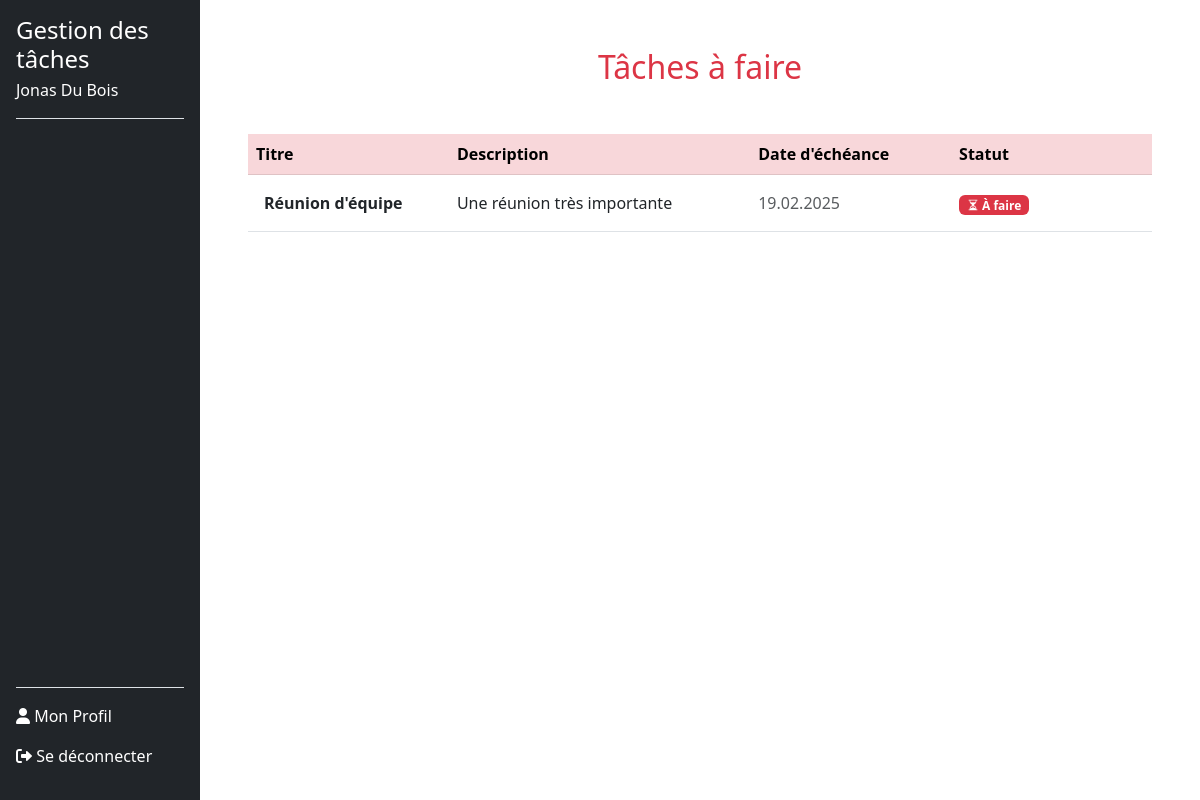
The page /taches_a_faire.php (signed in) on the database its author committed.
### tables this page shows
CREATE TABLE users (
        id INTEGER PRIMARY KEY AUTOINCREMENT,
        nom VARCHAR(120) NOT NULL,
        prenom VARCHAR(120) NOT NULL,
        email VARCHAR(120) NOT NULL UNIQUE,
        noTel VARCHAR(20) NOT NULL UNIQUE,
        motDePasse VARCHAR(255) NOT NULL,
        token VARCHAR(255) DEFAULT NULL,
        is_confirmed BOOLEAN DEFAULT 0
    );

CREATE TABLE tasks (
        id INTEGER PRIMARY KEY AUTOINCREMENT,
        userId INTEGER NOT NULL,
        titre TEXT NOT NULL,
        description TEXT DEFAULT NULL,
        dateEcheance DATE DEFAULT NULL,
        statut TEXT CHECK(statut IN ('a_faire', 'en_cours', 'termine')) DEFAULT 'a_faire',
        createdAt TIMESTAMP DEFAULT CURRENT_TIMESTAMP, 
        FOREIGN KEY (userId) REFERENCES users(id) ON DELETE CASCADE
    );

### src/dbManager/DbManagerCRUD.php (called while the page is built, shortened)
<?php
class DbManagerCRUD implements I_ApiCRUD
{
    private $db;
    public function __construct()
    {
        $config = parse_ini_file(__DIR__ . '/../config/db.ini');
        $dsn = $config['dsn'];
        $username = $config['username'];
        $password = $config['password'];
        $this->db = new \PDO($dsn, $username, $password);
    }
    public function rendPersonnes(string $email): array
    {
        $sql = "SELECT * FROM users WHERE email = :email;";
        $stmt = $this->db->prepare($sql);
        $stmt->bindParam(':email', $email, \PDO::PARAM_STR);
        try {
            $stmt->execute();
            $donnees = $stmt->fetchAll(\PDO::FETCH_ASSOC);
            $tabUsers = [];
            foreach ($donnees as $donneesUser) {
                $user = new Users(
                    $donneesUser["prenom"],
                    $donneesUser["nom"],
                    $donneesUser["email"],
                    $donneesUser["noTel"],
                    $donneesUser["motDePasse"],
                    $donneesUser["id"]
                );
                $tabUsers[] = $user;
            }
            return $tabUsers;
        } catch (\PDOException $e) {
            error_log("Erreur lors de la récupération des utilisateurs : " . $e->getMessage());
            return [];
        }
    }
    public function getTasksByUserIdAndStatus($userId, $status)
    {
        try {
            $stmt = $this->db->prepare('
            SELECT t.id, t.titre, t.description, t.dateEcheance, t.statut
            FROM tasks t
            JOIN task_users tu ON t.id = tu.taskId
            WHERE tu.userId = :userId AND t.statut = :status
        ');
            $stmt->execute(['userId' => $userId, 'status' => $status]);
            $tasks = [];
            while ($taskData = $stmt->fetch(\PDO::FETCH_ASSOC)) {
                $task = new Task(
                    $taskData['titre'],
                    $taskData['description'],
                    [],
                    $taskData['dateEcheance'],
                    $taskData['statut']
                );
                $tasks[] = $task;
            }
            return $tasks;
        } catch (\PDOException $e) {
            throw new \Exception("Erreur lors de la récupération des tâches : " . $e->getMessage());
        }
    }
}

### Includes/functions.php (called while the page is built, shortened)
<?php
function getUserByEmail($email, $dbManager) {
    $userInfoArray = $dbManager->rendPersonnes($email);
    return !empty($userInfoArray) ? $userInfoArray[0] : null;
}
function getStatusBadgeClass(string $statut): string
{
    $badgeClasses = [
        'À faire' => 'bg-danger',
        'En cours' => 'bg-warning',
        'Terminé' => 'bg-success',
    ];
    return $badgeClasses[$statut] ?? 'bg-secondary';
}
?>

### src/dbManager/Users.php (called while the page is built, shortened)
<?php
class Users {
    private $id;
    private $nom;
    private $prenom;
    public function __construct(string $prenom, string $nom, string $email, string $noTel, string $motDePasse ,int $id = 0) {
        $this->prenom = $prenom;
        $this->nom = $nom;
        $this->id = $id;
    }
    public function rendId(): int {
        return (int)$this->id;
    }
    public function rendPrenom(): string {
        return $this->prenom;
    }
    public function rendNom(): string {
        return $this->nom;
    }
}

### src/dbManager/Task.php (called while the page is built, shortened)
<?php
class Task
{
    private $titre;
    private $description;
    private $dateEcheance;
    private $statut;
    public function __construct(
        string $titre,
        string $description = null,
        array $userIds = null,
        string $dateEcheance = null,
        string $statut = 'a_faire',
        int $id = 0,
    ) {
        $this->titre = $titre;
        $this->description = $description;
        $this->dateEcheance = $dateEcheance;
        $this->statut = $statut;
    }
    private function isValidDate(string $date): bool
    {
        $d = DateTime::createFromFormat('Y-m-d', $date);
        return $d && $d->format('Y-m-d') === $date;
    }
    public function rendTitre(): string
    {
        return $this->titre;
    }
    public function rendDescription(): ?string
    {
        return $this->description;
    }
    public function getFormattedDateEcheance(): ?string
    {
        if ($this->dateEcheance) {
            $d = DateTime::createFromFormat('Y-m-d', $this->dateEcheance);
            return $d ? $d->format('d.m.Y') : null;
        }
        return null;
    }
    public function getFormattedStatut(): string
    {
        $statutTraduction = [
            'a_faire' => 'À faire',
            'en_cours' => 'En cours',
            'termine' => 'Terminé',
        ];
        return $statutTraduction[$this->statut] ?? 'Inconnu';
    }
}

### taches_a_faire.php (the view, shortened to what this page needs)
<?php
require_once 'includes/functions.php';
$dbManager = new DbManagerCRUD();
$email = $_SESSION['email_user'];
$userInfo = getUserByEmail($email, $dbManager);
$userId = $userInfo->rendId();
$tachesAFaire = $dbManager->getTasksByUserIdAndStatus($userId, 'a_faire');
?>
<!DOCTYPE html>
<html lang="fr">
<head>
    <link href="https://cdn.jsdelivr.net/npm/bootstrap@5.3.0-alpha3/dist/css/bootstrap.min.css" rel="stylesheet">
    <link href="style/styleSheet.css" rel="stylesheet">
    <link href="https://cdn.jsdelivr.net/npm/bootstrap-icons/font/bootstrap-icons.css" rel="stylesheet">
</head>
<body>
    <div class="d-flex">
        <?php include 'includes/sidebar.php'; ?>
        <div class="main-content ms-auto col-md-9 col-lg-10 p-5">
            <h2 class="text-center mb-4 text-danger">Tâches à faire</h2>
            <?php if (empty($tachesAFaire)): ?>
                <div class="alert alert-info mt-4" role="alert">
                    <p>Aucune tâche à faire pour le moment.</p>
                </div>
            <?php else: ?>
                <div class="table-responsive pt-4">
                    <table class="table table-hover align-middle">
                        <thead class="table-danger">
                            <tr>
                                <th scope="col" style="width: 20%;">Titre</th>
                                <th scope="col" style="width: 30%;">Description</th>
                                <th scope="col" style="width: 20%;">Date d'échéance</th>
                                <th scope="col" style="width: 20%;">Statut</th>
                            </tr>
                        </thead>
                        <tbody>
                            <?php foreach ($tachesAFaire as $task): ?>
                                <tr>
                                    <td scope="row" class="fw-bold text-dark p-3"><?php echo htmlspecialchars($task->rendTitre()); ?></td>
                                    <td class="text-truncate" style="max-width: 300px;">
                                        <?php echo htmlspecialchars($task->rendDescription()); ?>
                                    </td>
                                    <td class="text-muted"><?php echo htmlspecialchars($task->getFormattedDateEcheance()); ?></td>
                                    <td>
                                        <span class="badge <?php echo getStatusBadgeClass($task->getFormattedStatut()); ?> me-1">
                                            <i class="bi bi-hourglass-split"></i> <?php echo htmlspecialchars($task->getFormattedStatut()); ?>
                                        </span>
                                    </td>
                                </tr>
                            <?php endforeach; ?>
                        </tbody>
                    </table>
                </div>
            <?php endif; ?>
        </div>
    </div>
</body>
</html>

### Includes/sidebar.php (shortened to what this page needs)
<?php
$email = $_SESSION['email_user'];
$dbManager = new DbManagerCRUD();
$users = $dbManager->rendPersonnes($email);
if (!empty($users)) {
    $user = $users[0];
    $userName = $user->rendPrenom() . ' ' . $user->rendNom();
} else {
    $userName = 'Utilisateur inconnu';
}
?>
<link href="https://cdnjs.cloudflare.com/ajax/libs/font-awesome/6.0.0-beta3/css/all.min.css" rel="stylesheet">
<div class="col-md-3 col-lg-2 bg-dark text-white sidebar position-fixed vh-100 d-flex flex-column p-3">
    <div class="border-bottom">
        <h4 class="mb-0">Gestion des tâches</h4>
        <p class="mt-1"><?= htmlspecialchars($userName) ?></p>
    </div>
    <ul class="nav nav-pills flex-column mb-auto pt-3">
    </ul>
    <div class="mt-auto border-top pt-3">
        <a href="profile.php" class="nav-link text-white pb-3<?= basename($_SERVER['PHP_SELF']) == 'profile.php' ? ' active' : '' ?>">
            <i class="fas fa-user"></i> Mon Profil
        </a>
        <a href="logout.php" class="nav-link text-white pb-3">
            <i class="fas fa-sign-out-alt"></i> Se déconnecter
        </a>
    </div>
</div>

### rows shown on the page
users: userName "Jonas Du Bois"
tasks: titre "Réunion d'équipe", description "Une réunion très importante", dateEcheance "19.02.2025", statut "À faire"
